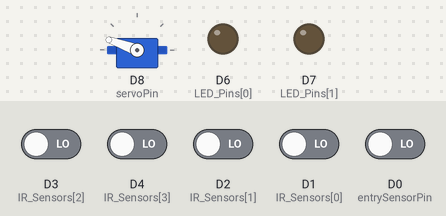
A sketch run on a simulated ESP8266 (NodeMCU). On the bench: servo, output pins drawn as LEDs (lit = HIGH). Dashed ring = blinking. The inputs (shaded band) are chosen by the test bench; at power-on: D0 (entrySensorPin), D1 (IR_Sensors[0]), D2 (IR_Sensors[1]), D3 (IR_Sensors[2]), D4 (IR_Sensors[3]) LOW. WiFi joins after 1.5 s; servers stay silent unless stated; what the sketch prints to the serial monitor is not drawn.

Above: at 3.2 s.
3.3 s: D3 (IR_Sensors[2]) driven HIGH
At 3.65 s:
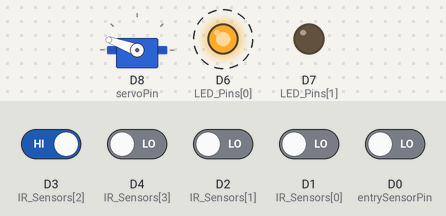
6.3 s: D0 (entrySensorPin) driven HIGH
At 6.45 s:
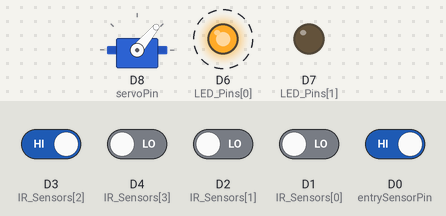
9.3 s: D0 (entrySensorPin) driven LOW
At 9.46 s:
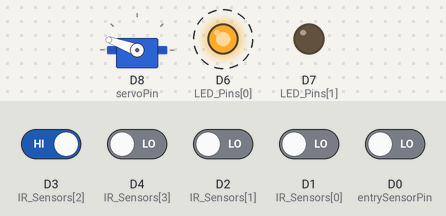
12.3 s: D1 (IR_Sensors[0]) driven HIGH
14.1 s: D1 (IR_Sensors[0]) driven LOW
At 14.67 s:
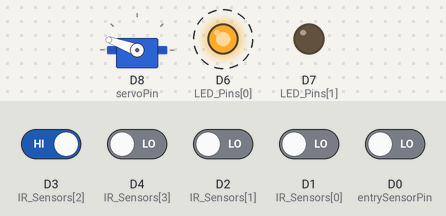
17.1 s: D3 (IR_Sensors[2]) driven LOW and D4 (IR_Sensors[3]) driven HIGH
At 17.47 s:
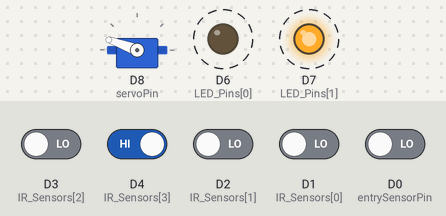
Timing chart, 0 to 21.1 s (numbered marks = the images above; inputs shaded):
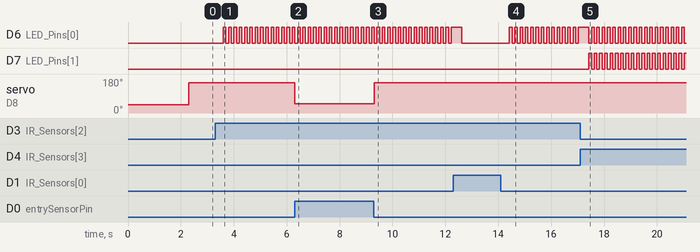

The sketch:

SmartCarParkingSystem.ino
```cpp
#include <ESP8266WiFi.h>
#include <Servo.h>
#include <FirebaseESP8266.h>

// Replace with your network credentials
const char* ssid = "YourNetworkName";
const char* password = "YourNetworkPassword";

// Firebase configuration
#define FIREBASE_HOST "YourDatabaseURL"
#define FIREBASE_AUTH "YourAuthenticationToken"

// IR sensor and LED pin definitions
const int IR_Sensors[4] = {D1, D2, D3, D4};  // IR sensors for each garage space
const int entrySensorPin = D0;  // IR sensor at the entry gate to detect incoming vehicles
const int LED_Pins[2] = {D6, D7};  // LEDs to guide vehicles to available spaces
const int servoPin = D8;  // Servo motor to control the entry gate

// Servo and Firebase objects
Servo gateServo;
FirebaseData firebaseData;
FirebaseConfig config;
FirebaseAuth auth;

// Function to connect to WiFi with reconnection logic
void connectToWiFi() {
  Serial.print("Connecting to WiFi...");
  WiFi.begin(ssid, password);

  // Keep retrying until WiFi is connected
  while (WiFi.status() != WL_CONNECTED) {
    delay(1000);
    Serial.print(".");
  }
  Serial.println("Connected to WiFi!");
}

// Function to check and reconnect WiFi if connection is lost
void checkWiFiConnection() {
  if (WiFi.status() != WL_CONNECTED) {
    Serial.println("WiFi connection lost. Reconnecting...");
    delay(5000);
    connectToWiFi();
  }
}

// Function to update Firebase with garage space statuses
bool updateFirebase(const String& path, FirebaseJson& jsonData) {
  if (Firebase.setJSON(firebaseData, path, jsonData)) {
    return true;
  } else {
    Serial.print("Failed to update Firebase at ");
    Serial.print(path);
    Serial.print(": ");
    Serial.println(firebaseData.errorReason());
    return false;
  }
}

// Function to update the total number of empty spaces in Firebase
bool updateTotalEmptySpaces(int totalEmpty) {
  if (Firebase.setInt(firebaseData, "/totalemptyspace", totalEmpty)) {
    return true;
  } else {
    Serial.print("Failed to update total empty spaces: ");
    Serial.println(firebaseData.errorReason());
    return false;
  }
}

// Initial setup
void setup() {
  Serial.begin(115200);
  connectToWiFi();  // Establish WiFi connection

  // Configure Firebase with host and authentication details
  config.host = FIREBASE_HOST;
  config.signer.tokens.legacy_token = FIREBASE_AUTH;
  Firebase.begin(&config, &auth);

  // Set up IR sensor and LED pin modes
  for (int i = 0; i < 4; i++) {
    pinMode(IR_Sensors[i], INPUT);
  }
  pinMode(entrySensorPin, INPUT);
  pinMode(LED_Pins[0], OUTPUT);
  pinMode(LED_Pins[1], OUTPUT);

  // Attach the servo and set the gate to the closed position
  gateServo.attach(servoPin);
  gateServo.write(45);  // Gate closed at 45 degrees
}

// State tracking variables
bool vehicleAtGate = false;  // Tracks if a vehicle is at the entry gate
bool vehicleParking = false;  // Tracks if a vehicle is currently being guided to park
int currentParkingSpace = -1;  // Tracks the available parking space being guided to

// Main loop
void loop() {
  checkWiFiConnection();  // Ensure WiFi connection is maintained

  bool garageStatus[4];  // Array to track the status of each garage space
  int availableSpace = -1;  // Variable to store the first available garage space
  int totalEmptySpaces = 0;  // Count of empty spaces

  // Check the status of each garage space
  for (int i = 0; i < 4; i++) {
    // If the sensor reads HIGH, the space is empty
    garageStatus[i] = (digitalRead(IR_Sensors[i]) == HIGH);
    if (garageStatus[i]) {
      totalEmptySpaces++;
      if (availableSpace == -1) {
        availableSpace = i;  // Store the first detected empty space
      }
    }
  }

  // Update Firebase if there is a change in the garage status
  static int lastTotalEmptySpaces = -1;
  static bool lastGarageStatus[4] = {false, false, false, false};

  if (totalEmptySpaces != lastTotalEmptySpaces || memcmp(garageStatus, lastGarageStatus, sizeof(garageStatus)) != 0) {
    FirebaseJson garageStatusJson;
    garageStatusJson.set("left", garageStatus[0]);
    garageStatusJson.set("center1", garageStatus[1]);
    garageStatusJson.set("center2", garageStatus[2]);
    garageStatusJson.set("right", garageStatus[3]);

    // Send updated status to Firebase
    if (updateFirebase("/garage", garageStatusJson)) {
      Serial.println("Updated garage space info in Firebase");
    }
    if (updateTotalEmptySpaces(totalEmptySpaces)) {
      Serial.print("Total empty spaces: ");
      Serial.println(totalEmptySpaces);
    }

    // Store the latest state for future comparisons
    lastTotalEmptySpaces = totalEmptySpaces;
    memcpy(lastGarageStatus, garageStatus, sizeof(garageStatus));
  }

  // Check if a vehicle is at the entry gate
  bool entrySensorState = digitalRead(entrySensorPin) == LOW;
  if (entrySensorState) {
    vehicleAtGate = true;
    gateServo.write(160);  // Open the gate
  } else {
    vehicleAtGate = false;
    gateServo.write(50);  // Close the gate
  }

  // Guide vehicle to available space if detected at the gate
  if (vehicleAtGate && availableSpace != -1) {
    vehicleParking = true;
    currentParkingSpace = availableSpace;
  }

  // Control guiding LEDs based on available space
  if (vehicleParking) {
    if (currentParkingSpace == 0) {
      digitalWrite(LED_Pins[0], LOW);
      digitalWrite(LED_Pins[1], LOW);
    } else if (currentParkingSpace == 1 || currentParkingSpace == 2) {
      digitalWrite(LED_Pins[0], !digitalRead(LED_Pins[0]));
      digitalWrite(LED_Pins[1], LOW);
    } else if (currentParkingSpace == 3) {
      digitalWrite(LED_Pins[0], !digitalRead(LED_Pins[0]));
      digitalWrite(LED_Pins[1], !digitalRead(LED_Pins[1]));
    }

    // Stop guiding if the vehicle parks in the designated space
    if (digitalRead(IR_Sensors[currentParkingSpace]) == LOW) {
      vehicleParking = false;
      currentParkingSpace = -1;
      digitalWrite(LED_Pins[0], LOW);
      digitalWrite(LED_Pins[1], LOW);
    }
  }
  delay(100);
}
```

Measured:
- after the input at 3.3 s, D6 (LED_Pins[0]): alternates HIGH for 0.10 s and LOW for 0.10 s, starting after 0.31 s
- after the input at 6.3 s, servo on D8 (servoPin): 160° → 50° at once
- after the input at 9.3 s, servo on D8 (servoPin): 50° → 160° at once
- after the input at 14.1 s, D6 (LED_Pins[0]): alternates HIGH for 0.10 s and LOW for 0.10 s, starting after 0.32 s
- after the input at 17.1 s, D7 (LED_Pins[1]): alternates HIGH for 0.10 s and LOW for 0.10 s, starting after 0.33 s
